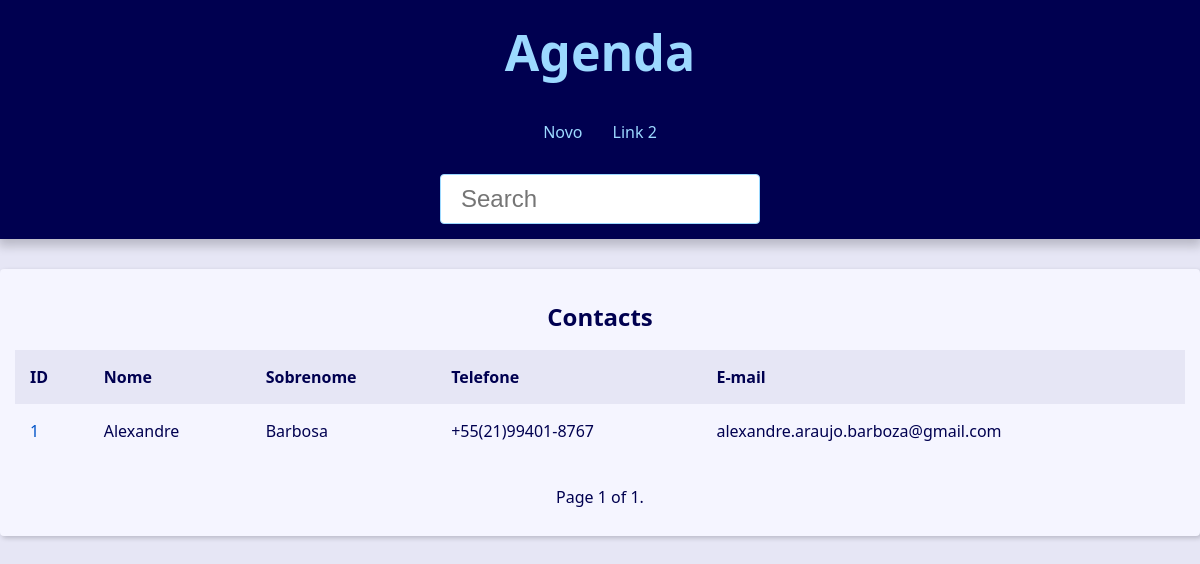
Page /?page=2&q= on the earlier database version.
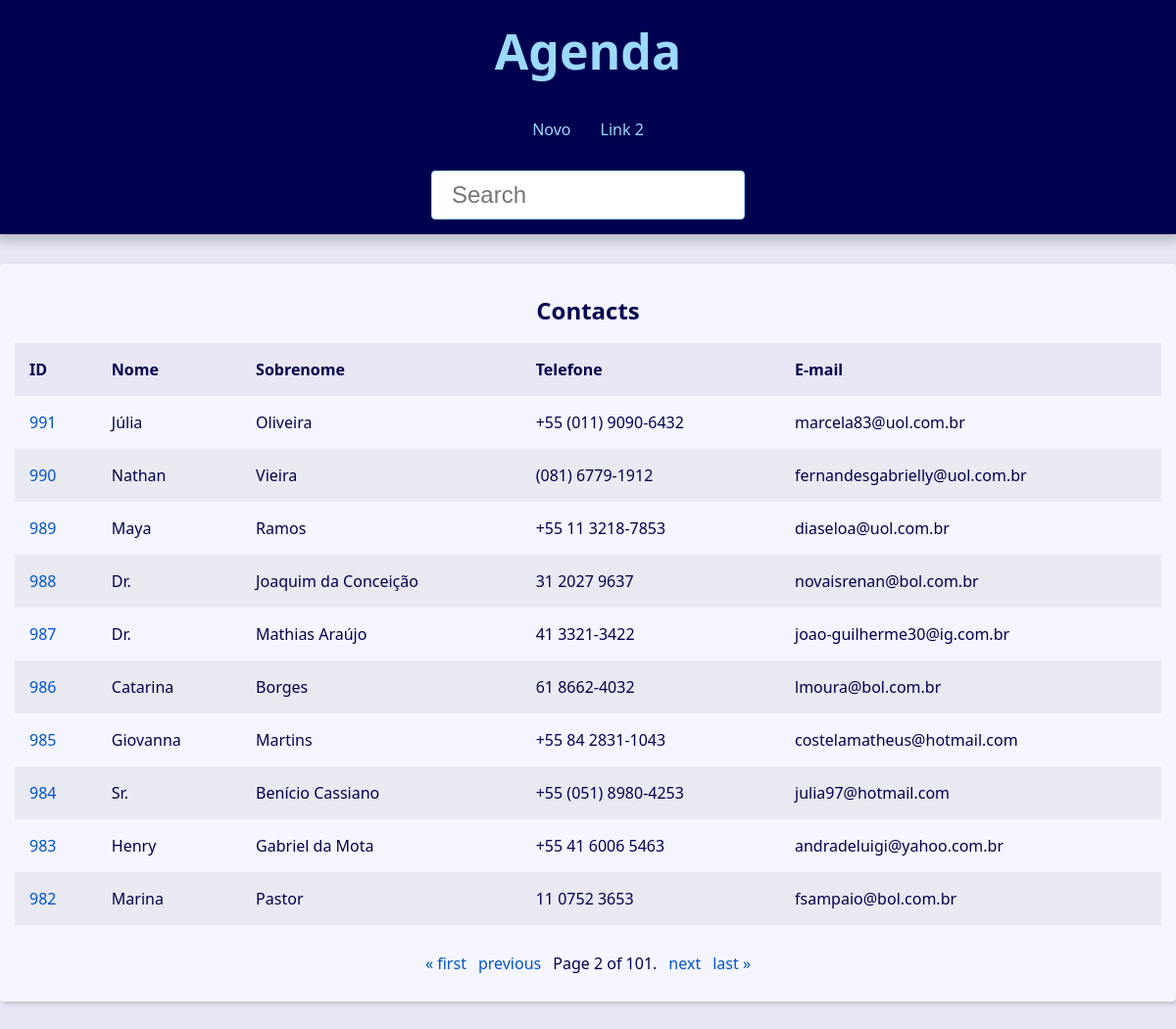
Same page on the later database version.
### contact/models.py (models this page shows, shortened)
class Contact(models.Model):
    first_name = models.CharField(max_length=50)
    last_name = models.CharField(max_length=50, blank=True)
    phone = models.CharField(max_length=50)
    email = models.EmailField(max_length=254, blank=True)
    created_date = models.DateTimeField(default=timezone.now)
    description = models.TextField(blank=True)
    show = models.BooleanField(default=True)
    picture = models.ImageField(blank=True, upload_to='pictures/%Y/%m/')
    owner = models.ForeignKey(
        User,
        on_delete=models.SET_NULL,
        blank=True, null=True
    )
    category = models.ForeignKey(
        Category,
        on_delete=models.SET_NULL,
        blank=True, null=True
    )

### contact/views/contact_views.py (the view)
# urls.py: path('', views.index, name='index'),
def index(request):
    contacts = Contact.objects \
        .filter(show=True)\
        .order_by('-id')
    paginator = Paginator(contacts, 10)
    page_number = request.GET.get("page")
    page_obj = paginator.get_page(page_number)
    context = {
        'page_obj': page_obj,
        'site_title': ' - Contatos',
    }
    return render(
        request,
        'contact/index.html',
        context
    )

### contact/templates/contact/index.html
{% extends 'global/base.html' %}
{% block content %}
  {% if page_obj %}
    <div class="responsive-table">
      <table class="contacts-table">
        <caption class="table-caption ">
          Contacts
        </caption>
        <thead>
          <tr class="table-row table-row-header">
            <th class="table-header">ID</th>
            <th class="table-header">Nome</th>
            <th class="table-header">Sobrenome</th>
            <th class="table-header">Telefone</th>
            <th class="table-header">E-mail</th>
          </tr>
        </thead>
        <tbody>
          {% for contact in page_obj %}
            <tr class="table-row">
              <td class="table-cel">
                <a
                  class="table-link"
                  href="{% url 'contact:contact' contact.id %}"
                >
                  {{ contact.id }}
                </a>
              </td>
              <td class="table-cel">
                {{ contact.first_name }}
              </td>
              <td class="table-cel">
                {{ contact.last_name }}
              </td>
              <td class="table-cel">
                {{ contact.phone }}
              </td>
              <td class="table-cel">
                {{ contact.email }}
              </td>
            </tr>
          {% endfor %}
        </tbody>
      </table>
    </div>
  {% else %}
    <div class="single-contact">
      <h1 class="single-contact-name">
        <p align="center">Nenhum contato encontrado.</p>
      </h1>
    </div>
  {% endif %}
{% endblock content %}

Differences in the rows shown:
no longer on this page (row unchanged): Contact: id "1", first_name "Alexandre", last_name "Barbosa", phone "+55(21)99401-8767", email "alexandre.araujo.barboza@gmail.com"
added Contact: id "991", first_name "Júlia", last_name "Oliveira", phone "+55 (011) 9090-6432", email "marcela83@uol.com.br"
added Contact: id "990", first_name "Nathan", last_name "Vieira", phone "(081) 6779-1912", email "fernandesgabrielly@uol.com.br"
added Contact: id "989", first_name "Maya", last_name "Ramos", phone "+55 11 3218-7853", email "diaseloa@uol.com.br"
added Contact: id "988", first_name "Dr.", last_name "Joaquim da Conceição", phone "31 2027 9637", email "novaisrenan@bol.com.br"
added Contact: id "987", first_name "Dr.", last_name "Mathias Araújo", phone "41 3321-3422", email "joao-guilherme30@ig.com.br"
added Contact: id "986", first_name "Catarina", last_name "Borges", phone "61 8662-4032", email "lmoura@bol.com.br"
added Contact: id "985", first_name "Giovanna", last_name "Martins", phone "+55 84 2831-1043", email "costelamatheus@hotmail.com"
added Contact: id "984", first_name "Sr.", last_name "Benício Cassiano", phone "+55 (051) 8980-4253", email "julia97@hotmail.com"
added Contact: id "983", first_name "Henry", last_name "Gabriel da Mota", phone "+55 41 6006 5463", email "andradeluigi@yahoo.com.br"
added Contact: id "982", first_name "Marina", last_name "Pastor", phone "11 0752 3653", email "fsampaio@bol.com.br"
Other differences:
{{ page_obj.number }}: "1" → "2"
{{ page_obj.paginator.num_pages }}: "1" → "101"
text now shown: "« first previous next last »"
